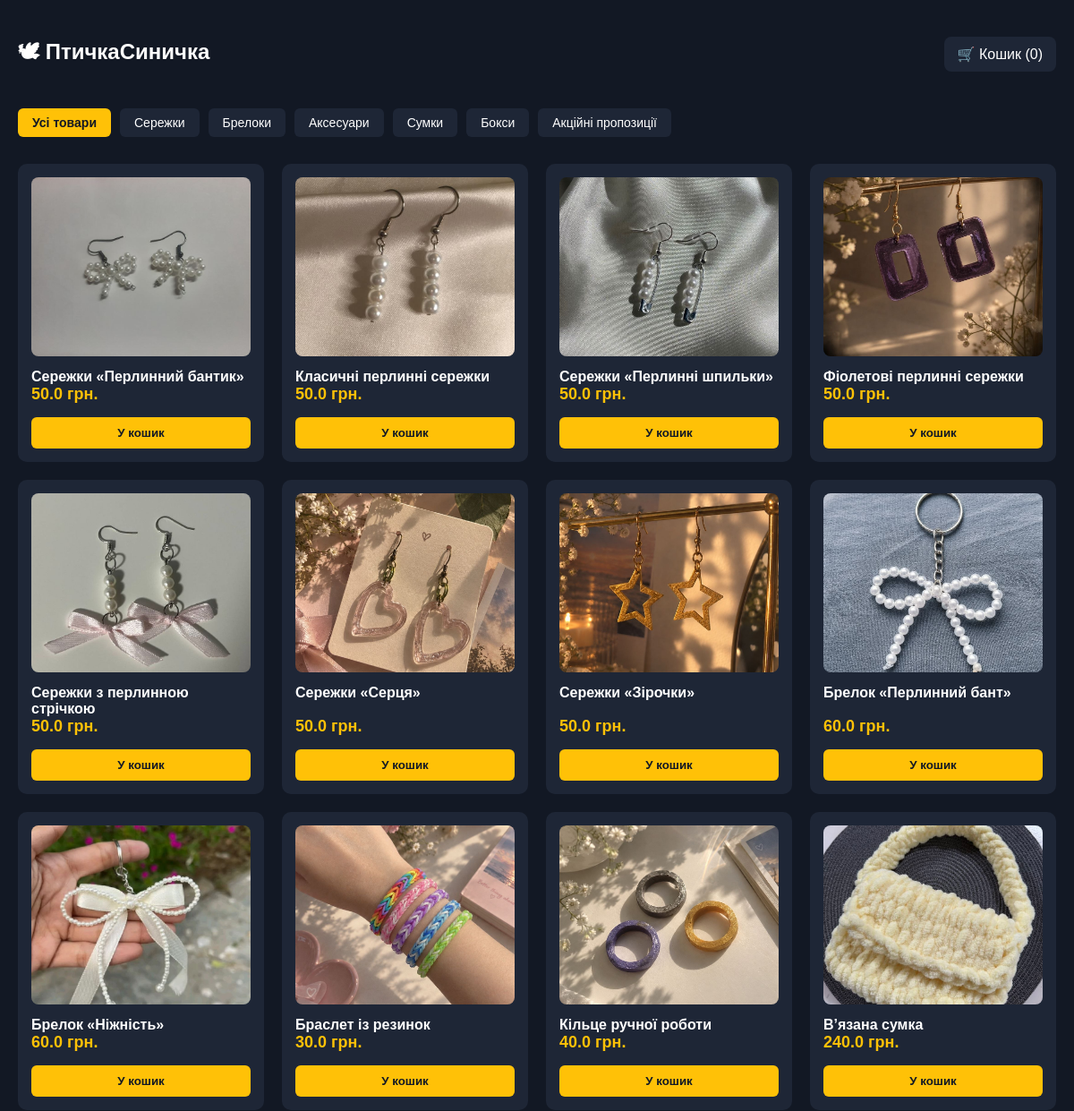
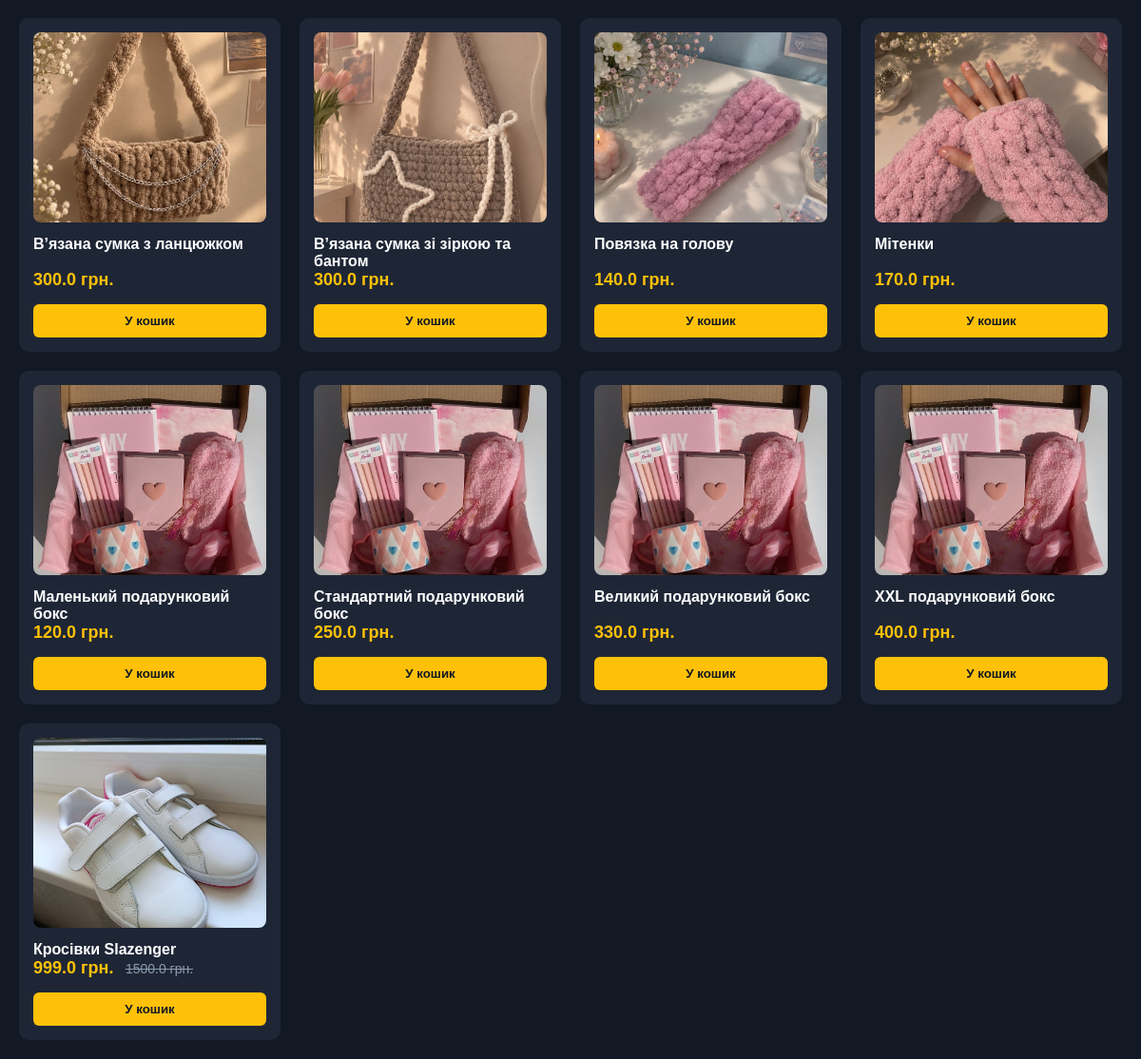
The page / on the database its author committed (2 pictures, top to bottom).
### tables this page shows
CREATE TABLE products (
            id INTEGER PRIMARY KEY AUTOINCREMENT,
            title TEXT NOT NULL,
            category TEXT NOT NULL,
            price REAL NOT NULL,
            old_price REAL,
            image TEXT NOT NULL,
            description TEXT
        );

### app.py (the view)
@app.route('/')
def index():
    conn = get_db_connection()
    selected_category = request.args.get('category')
    categories = [row['category'] for row in conn.execute('SELECT DISTINCT category FROM products').fetchall()]
    if selected_category:
        products = conn.execute('SELECT * FROM products WHERE category = ?', (selected_category,)).fetchall()
    else:
        products = conn.execute('SELECT * FROM products').fetchall()
    conn.close()
    cart = session.get('cart', {})
    cart_count = sum(cart.values())
    return render_template('index.html', products=products, categories=categories, selected_category=selected_category, cart_count=cart_count)

### app.py (called while the page is built)
def get_db_connection():
    conn = sqlite3.connect('database.db')
    conn.row_factory = sqlite3.Row
    return conn

### templates/index.html (shortened to what this page needs)
<!DOCTYPE html>
<html lang="uk">
<head>
</head>
<body>
    <div class="container">
        <div class="header">
            <h2>🕊 ПтичкаСиничка</h2>
            <a href="{{ url_for('cart') }}" class="cart-link">🛒 Кошик ({{ cart_count }})</a>
        </div>
        <div class="categories-nav">
            <a href="{{ url_for('index') }}" class="btn {% if not selected_category %}btn-primary{% else %}btn-secondary{% endif %}">Усі товари</a>
            {% for cat in categories %}
                <a href="{{ url_for('index', category=cat) }}" class="btn {% if selected_category == cat %}btn-primary{% else %}btn-secondary{% endif %}">{{ cat }}</a>
            {% endfor %}
        </div>
        <div class="products-grid">
            {% for product in products %}
                <div class="product-card">
                    <div>
                        <a href="{{ url_for('product_detail', product_id=product.id) }}">
                            <img src="{{ url_for('static', filename='uploads/' + product.image) }}" alt="{{ product.title }}">
                        </a>
                        <a href="{{ url_for('product_detail', product_id=product.id) }}" class="product-title">{{ product.title }}</a>
                    </div>
                    <div>
                        <div class="price-block">
                            <span class="current-price">{{ product.price }} грн.</span>
                            {% if product.old_price %}
                                <span class="old-price">{{ product.old_price }} грн.</span>
                            {% endif %}
                        </div>
                        <form action="{{ url_for('add_to_cart', product_id=product.id) }}" method="POST">
                            <button type="submit" class="buy-btn">У кошик</button>
                        </form>
                    </div>
                </div>
            {% endfor %}
        </div>
    </div>
</body>
</html>

### templates/index.html (style rules this page uses)
body { font-family: Arial, sans-serif; background-color: #121824; color: #ffffff; margin: 0; padding: 20px; }
.container { max-width: 1200px; margin: 0 auto; }
.header { display: flex; justify-content: space-between; align-items: center; margin-bottom: 20px; }
.cart-link { color: #ffffff; text-decoration: none; background-color: #1e2636; padding: 10px 15px; border-radius: 8px; }
.categories-nav { display: flex; gap: 10px; flex-wrap: wrap; margin-bottom: 30px; }
.btn { padding: 8px 16px; border-radius: 6px; text-decoration: none; font-size: 14px; transition: 0.2s; }
.btn-primary { background-color: #ffc107; color: #121824; font-weight: bold; }
.btn-secondary { background-color: #1e2636; color: #ffffff; }
.products-grid { display: grid; grid-template-columns: repeat(auto-fill, minmax(250px, 1fr)); gap: 20px; }
.product-card { background-color: #1e2636; border-radius: 10px; padding: 15px; display: flex; flex-direction: column; justify-content: space-between; }
.product-card img { width: 100%; height: 200px; object-fit: cover; border-radius: 8px; margin-bottom: 10px; }
.product-title { font-size: 16px; font-weight: bold; margin-bottom: 10px; color: #ffffff; text-decoration: none; }
.price-block { margin-bottom: 15px; }
.current-price { font-size: 18px; font-weight: bold; color: #ffc107; }
.old-price { font-size: 14px; color: #8a99ad; text-decoration: line-through; margin-left: 8px; }
.buy-btn { background-color: #ffc107; color: #121824; border: none; padding: 10px; border-radius: 6px; font-weight: bold; cursor: pointer; width: 100%; }

### rows shown on the page
products: image (picture), title "Сережки «Перлинний бантик»", price "50.0"
products: image (picture), title "Класичні перлинні сережки", price "50.0"
products: image (picture), title "Сережки «Перлинні шпильки»", price "50.0"
products: image (picture), title "Фіолетові перлинні сережки", price "50.0"
products: image (picture), title "Сережки з перлинною стрічкою", price "50.0"
products: image (picture), title "Сережки «Серця»", price "50.0"
products: image (picture), title "Сережки «Зірочки»", price "50.0"
products: image (picture), title "Брелок «Перлинний бант»", price "60.0"
products: image (picture), title "Брелок «Ніжність»", price "60.0"
products: image (picture), title "Браслет із резинок", price "30.0"
products: image (picture), title "Кільце ручної роботи", price "40.0"
products: image (picture), title "В’язана сумка", price "240.0"
products: image (picture), title "В’язана сумка з ланцюжком", price "300.0"
products: image (picture), title "В’язана сумка зі зіркою та бантом", price "300.0"
products: image (picture), title "Повязка на голову", price "140.0"
products: image (picture), title "Мітенки", price "170.0"
products: image (picture), title "Маленький подарунковий бокс", price "120.0"
products: image (picture), title "Стандартний подарунковий бокс", price "250.0"
products: image (picture), title "Великий подарунковий бокс", price "330.0"
products: image (picture), title "XXL подарунковий бокс", price "400.0"
products: image (picture), title "Кросівки Slazenger", price "999.0", old_price "1500.0"

### other values the page prints
{{ cart_count }} "0"
{{ cat }} "Сережки" "Брелоки" "Аксесуари" "Сумки" "Бокси" "Акційні пропозиції"
